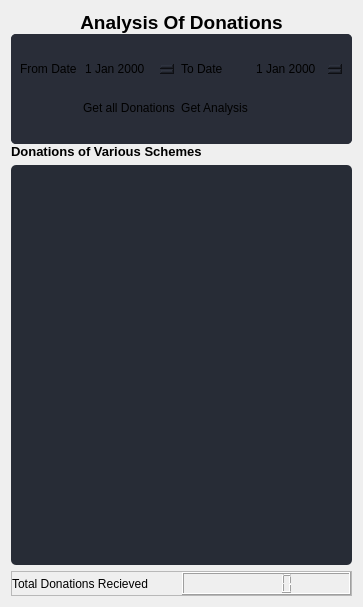
                  <widget class="QWidget" name="page_widgets">
                   <layout class="QVBoxLayout" name="verticalLayout_6">
                    <item>
                     <widget class="QFrame" name="frame">
                      <property name="styleSheet">
                       <string notr="true">border-radius: 5px;</string>
                      </property>
                      <property name="frameShape">
                       <enum>QFrame::StyledPanel</enum>
                      </property>
                      <property name="frameShadow">
                       <enum>QFrame::Raised</enum>
                      </property>
                      <layout class="QVBoxLayout" name="verticalLayout_15">
                       <property name="spacing">
                        <number>0</number>
                       </property>
                       <property name="leftMargin">
                        <number>0</number>
                       </property>
                       <property name="topMargin">
                        <number>0</number>
                       </property>
                       <property name="rightMargin">
                        <number>0</number>
                       </property>
                       <property name="bottomMargin">
                        <number>0</number>
                       </property>
                       <item>
                        <widget class="QLabel" name="label">
                         <property name="maximumSize">
                          <size>
                           <width>16777215</width>
                           <height>30</height>
                          </size>
                         </property>
                         <property name="font">
                          <font>
                           <family>Segoe UI</family>
                           <pointsize>14</pointsize>
                           <weight>75</weight>
                           <bold>true</bold>
                          </font>
                         </property>
                         <property name="text">
                          <string>Analysis Of Donations</string>
                         </property>
                         <property name="alignment">
                          <set>Qt::AlignCenter</set>
                         </property>
                        </widget>
                       </item>
                       <item>
                        <widget class="QFrame" name="frame_div_content_1">
                         <property name="minimumSize">
                          <size>
                           <width>0</width>
                           <height>110</height>
                          </size>
                         </property>
                         <property name="maximumSize">
                          <size>
                           <width>16777215</width>
                           <height>110</height>
                          </size>
                         </property>
                         <property name="styleSheet">
                          <string notr="true">background-color: rgb(41, 45, 56);
border-radius: 5px;
</string>
                         </property>
                         <property name="frameShape">
                          <enum>QFrame::NoFrame</enum>
                         </property>
                         <property name="frameShadow">
                          <enum>QFrame::Raised</enum>
                         </property>
                         <layout class="QVBoxLayout" name="verticalLayout_7">
                          <property name="spacing">
                           <number>0</number>
                          </property>
                          <property name="leftMargin">
                           <number>0</number>
                          </property>
                          <property name="topMargin">
                           <number>0</number>
                          </property>
                          <property name="rightMargin">
                           <number>0</number>
                          </property>
                          <property name="bottomMargin">
                           <number>0</number>
                          </property>
                          <item>
                           <widget class="QFrame" name="frame_content_wid_1">
                            <property name="minimumSize">
                             <size>
                              <width>0</width>
                              <height>100</height>
                             </size>
                            </property>
                            <property name="frameShape">
                             <enum>QFrame::NoFrame</enum>
                            </property>
                            <property name="frameShadow">
                             <enum>QFrame::Raised</enum>
                            </property>
                            <layout class="QHBoxLayout" name="horizontalLayout_9">
                             <item>
                              <layout class="QGridLayout" name="gridLayout">
                               <item row="0" column="0">
                                <widget class="QLabel" name="label_2">
                                 <property name="text">
                                  <string>From Date</string>
                                 </property>
                                </widget>
                               </item>
                               <item row="0" column="2">
                                <widget class="QLabel" name="label_3">
                                 <property name="text">
                                  <string>To Date</string>
                                 </property>
                                </widget>
                               </item>
                               <item row="0" column="1">
                                <widget class="QDateEdit" name="dateEdit"/>
                               </item>
                               <item row="0" column="3">
                                <widget class="QDateEdit" name="dateEdit_2"/>
                               </item>
                               <item row="1" column="2">
                                <widget class="QPushButton" name="pushButton">
                                 <property name="text">
                                  <string>Get Analysis</string>
                                 </property>
                                </widget>
                               </item>
                               <item row="1" column="1">
                                <widget class="QLabel" name="label_4">
                                 <property name="text">
                                  <string>Get all Donations</string>
                                 </property>
                                </widget>
                               </item>
                              </layout>
                             </item>
                            </layout>
                           </widget>
                          </item>
                         </layout>
                        </widget>
                       </item>
                       <item>
                        <widget class="QLabel" name="label_5">
                         <property name="maximumSize">
                          <size>
                           <width>16777215</width>
                           <height>30</height>
                          </size>
                         </property>
                         <property name="font">
                          <font>
                           <family>Segoe UI</family>
                           <pointsize>10</pointsize>
                           <weight>75</weight>
                           <bold>true</bold>
                          </font>
                         </property>
                         <property name="text">
                          <string>Donations of Various Schemes</string>
                         </property>
                        </widget>
                       </item>
                      </layout>
                     </widget>
                    </item>
                    <item>
                     <widget class="QFrame" name="frame_2">
                      <property name="minimumSize">
                       <size>
                        <width>0</width>
                        <height>400</height>
                       </size>
                      </property>
                      <property name="styleSheet">
                       <string notr="true">background-color: rgb(39, 44, 54);
border-radius: 5px;</string>
                      </property>
                      <property name="frameShape">
                       <enum>QFrame::StyledPanel</enum>
                      </property>
                      <property name="frameShadow">
                       <enum>QFrame::Raised</enum>
                      </property>
                      <layout class="QVBoxLayout" name="verticalLayout_11">
                       <item>
                        <layout class="QGridLayout" name="gridLayout_2">
                         <property name="horizontalSpacing">
                          <number>7</number>
                         </property>
                         <item row="0" column="0">
                          <widget class="QWidget" name="widget" native="true"/>
                         </item>
                        </layout>
                       </item>
                      </layout>
                     </widget>
                    </item>
                    <item>
                     <widget class="QFrame" name="frame_3">
                      <property name="minimumSize">
                       <size>
                        <width>0</width>
                        <height>10</height>
                       </size>
                      </property>
                      <property name="maximumSize">
                       <size>
                        <width>16777215</width>
                        <height>30</height>
                       </size>
                      </property>
                      <property name="frameShape">
                       <enum>QFrame::StyledPanel</enum>
                      </property>
                      <property name="frameShadow">
                       <enum>QFrame::Raised</enum>
                      </property>
                      <layout class="QHBoxLayout" name="horizontalLayout_12">
                       <property name="spacing">
                        <number>0</number>
                       </property>
                       <property name="leftMargin">
                        <number>0</number>
                       </property>
                       <property name="topMargin">
                        <number>0</number>
                       </property>
                       <property name="rightMargin">
                        <number>0</number>
                       </property>
                       <property name="bottomMargin">
                        <number>0</number>
                       </property>
                       <item>
                        <widget class="QLabel" name="label_6">
                         <property name="text">
                          <string>Total Donations Recieved</string>
                         </property>
                        </widget>
                       </item>
                       <item>
                        <widget class="QLCDNumber" name="lcdNumber"/>
                       </item>
                      </layout>
                     </widget>
                    </item>
                   </layout>
                  </widget>
